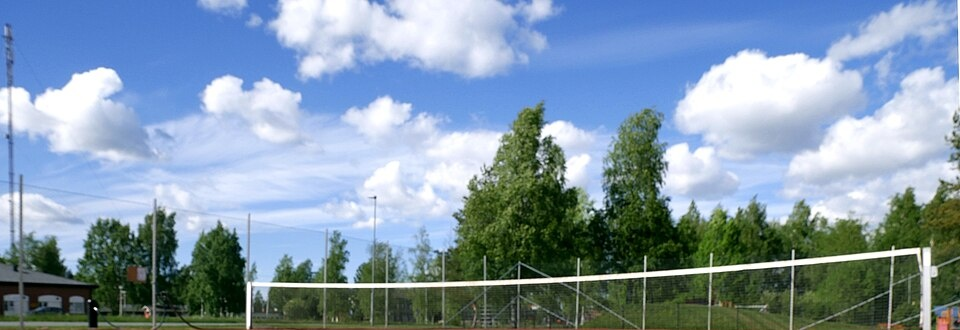
#> input picture 算法组/Week2/huyuhan/images/no_target.jpg, 960 x 330 px
$ python detect_color.py
#> lines starting #> are read from the running program, lines starting #| are printed output that depends on the picture; after the words box and inside, x2 and y2 are one past the last pixel; in counts of white or black regions, pixels touching at a corner belong together
### 算法组/Week2/huyuhan/scripts/_image_io.py
"""Image file I/O that also supports Chinese paths on Windows."""

from pathlib import Path

import cv2 as cv
import numpy as np


def read_image(path):
    path = Path(path)
    if not path.is_file():
        raise FileNotFoundError(f"图片不存在：{path}")
    image = cv.imdecode(np.fromfile(str(path), dtype=np.uint8), cv.IMREAD_COLOR)
#> image is the input picture: shape (330, 960, 3); mean B, G, R 170.5, 152.4, 130.4
    if image is None:
        raise ValueError(f"图片无法解码：{path}")
    return image


def save_image(path, pixels, jpeg_quality=90):
    path = Path(path)
    path.parent.mkdir(parents=True, exist_ok=True)
    params = ([cv.IMWRITE_JPEG_QUALITY, jpeg_quality]
              if path.suffix.lower() in (".jpg", ".jpeg")
              else [cv.IMWRITE_PNG_COMPRESSION, 9])
    ok, data = cv.imencode(path.suffix, pixels, params)
    if not ok:
        raise OSError(f"图片保存失败：{path}")
    data.tofile(str(path))

### 算法组/Week2/huyuhan/scripts/detect_color.py
import cv2 as cv
import numpy as np
from datetime import datetime
from pathlib import Path

from _image_io import read_image, save_image
name = "no_target"
print("姓名：胡钰涵 / Hu Yuhan")
print(f"运行时间：{datetime.now():%Y-%m-%d %H:%M:%S}")
BASE = Path(__file__).resolve().parents[1]
image = read_image(BASE / "images" / f"{name}.jpg")
if image is None:
    raise SystemExit("图片读取失败，请检查路径")
print(f"当前图片：{name}.jpg")
hsv = cv.cvtColor(image, cv.COLOR_BGR2HSV)
#> hsv: shape (330, 960, 3); mean H, S, V 87.8, 90.3, 180.3
def show_pixel(event, x, y, flags, param):
    if event == cv.EVENT_LBUTTONDOWN:
        print(f"坐标：x={x}, y={y}")
        print(f"BGR：{image[y, x]}")
        print(f"HSV：{hsv[y, x]}")
        print()
lower = np.array([20, 40, 50])
upper = np.array([45, 255, 255])
mask = cv.inRange(hsv, lower, upper)
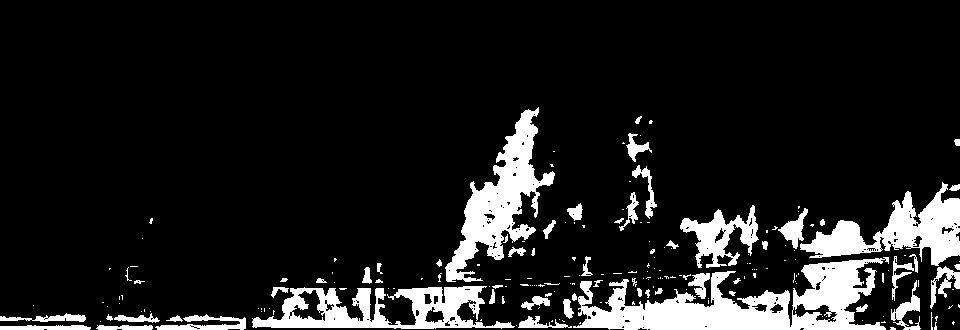
#> mask: shape (330, 960); 11.8% white; 199 white regions (139 under 20 px)
res = cv.bitwise_and(image, image, mask=mask)
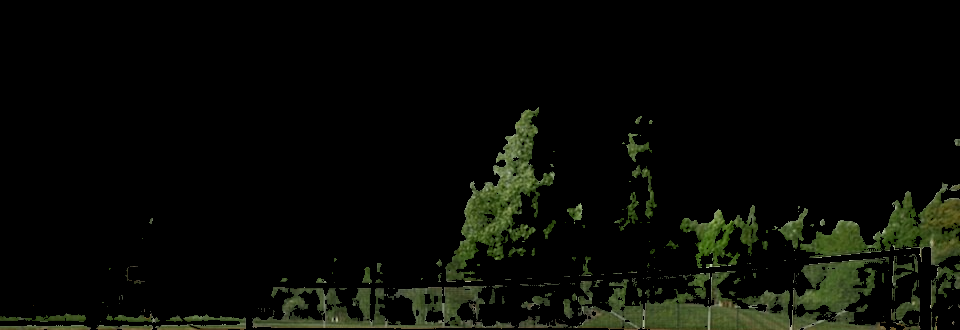
#> res: shape (330, 960, 3); mean B, G, R 5.3, 10.3, 8.4
contours, hierarchy = cv.findContours(mask, cv.RETR_EXTERNAL, cv.CHAIN_APPROX_SIMPLE)
#> contours = 196 contours, 155 with area under 20; largest, box (x1, y1, x2, y2) and area: (573, 257, 889, 330) 10478, (445, 107, 555, 282) 6104, (252, 286, 515, 329) 5826, (800, 182, 960, 266) 5112, (680, 205, 759, 268) 1910
contours = sorted(contours, key=cv.contourArea, reverse=True)
result = image.copy()
min_area = 500
detected = False
u = 0.0
v = 0.0
target_area = 0.0
print(f"外轮廓总数：{len(contours)}")
#| 外轮廓总数：196
for i, cnt in enumerate(contours):
    area = cv.contourArea(cnt)
    if area < min_area:
        continue
    x, y, w, h = cv.boundingRect(cnt)
    aspect_ratio = w / h
    if aspect_ratio < 0.7 or aspect_ratio > 1.3:
        continue
    perimeter = cv.arcLength(cnt, True)
    if perimeter == 0:
        continue
    circularity = 4 * np.pi * area / (perimeter ** 2)
    print(f"轮廓{i}：圆度={circularity:.3f}")
    if circularity < 0.6:
        continue
    detected = True
    target_area = area
    u = x + w / 2
    v = y + h / 2
    print(f"轮廓{i}：面积={area:.1f}，宽={w}，高={h}")
    print(f"中心坐标：u={u:.1f}，v={v:.1f}")
    cv.drawContours(result, [cnt], -1, (0, 0, 255), 2)
    cv.putText(result, str(i), (x, y),
        cv.FONT_HERSHEY_SIMPLEX, 0.5, (255, 0, 0), 1)
    cv.circle(result, (round(u), round(v)),
        4, (0, 255, 0), -1)
    cv.putText(result, f"u={u:.1f}, v={v:.1f}", (x, y + h + 20),
        cv.FONT_HERSHEY_SIMPLEX, 0.5, (0, 255, 0), 1)
    break
#> this loop made 196 passes
#> area on passes 7 to 9: 427.5, 389, 383
#| 轮廓4：圆度=0.083
if not detected:
    print("未找到符合筛选条件的目标")
    cv.putText(result, "No target detected", (20, 40),cv.FONT_HERSHEY_SIMPLEX, 0.8, (0, 0, 255), 2)
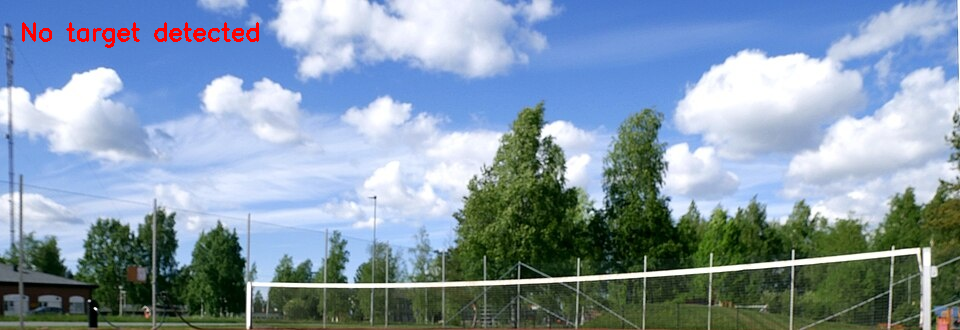
#> result: shape (330, 960, 3); 0.53% of pixels changed, all inside (x1, y1, x2, y2) = (22, 22, 259, 48)
print(f"检测结果：detected={detected}，"f"u={u:.1f}，v={v:.1f}，area={target_area:.1f}")
save_image(BASE / "results" / f"{name}_mask.png", mask)
#> in save_image, `params = ([cv.IMWRITE_JPEG_QUALITY, jpeg_quality] if path.suffix.lower..`: params = [16, 9]
#> in save_image, `ok, data = cv.imencode(path.suffix, pixels, params)`: data = 6887 values, max 255 at index 391, min 0 at index 8, mean 128.7
save_image(BASE / "results" / f"{name}_res.jpg", res)
save_image(BASE / "results" / f"{name}_detected.jpg", result)
cv.imshow("image", image)
cv.setMouseCallback("image", show_pixel)
cv.imshow("mask", mask)
cv.imshow("res", res)
cv.imshow("detected", result)
cv.waitKey(0)
cv.destroyAllWindows()

$ run again, with 算法组/Week2/huyuhan/images/clear.jpg copied over 算法组/Week2/huyuhan/images/no_target.jpg
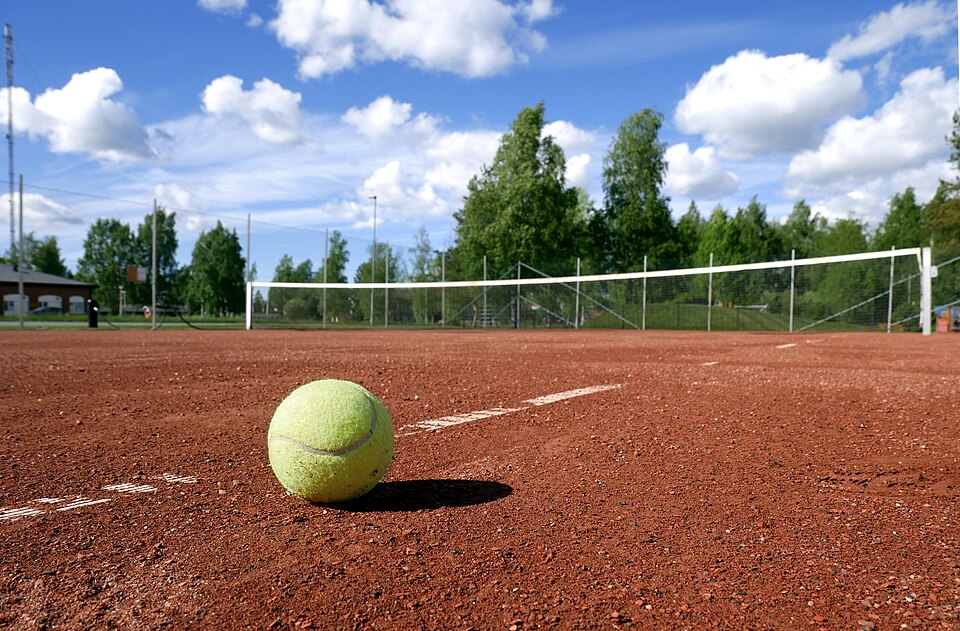
#> input picture 算法组/Week2/huyuhan/images/clear.jpg, 960 x 631 px
#> in read_image, image is the input picture: shape (631, 960, 3); mean B, G, R 117.5, 119.2, 137
#> hsv: shape (631, 960, 3); mean H, S, V 50.5, 124.4, 163.3
#> `mask = cv.inRange(hsv, lower, upper)`:
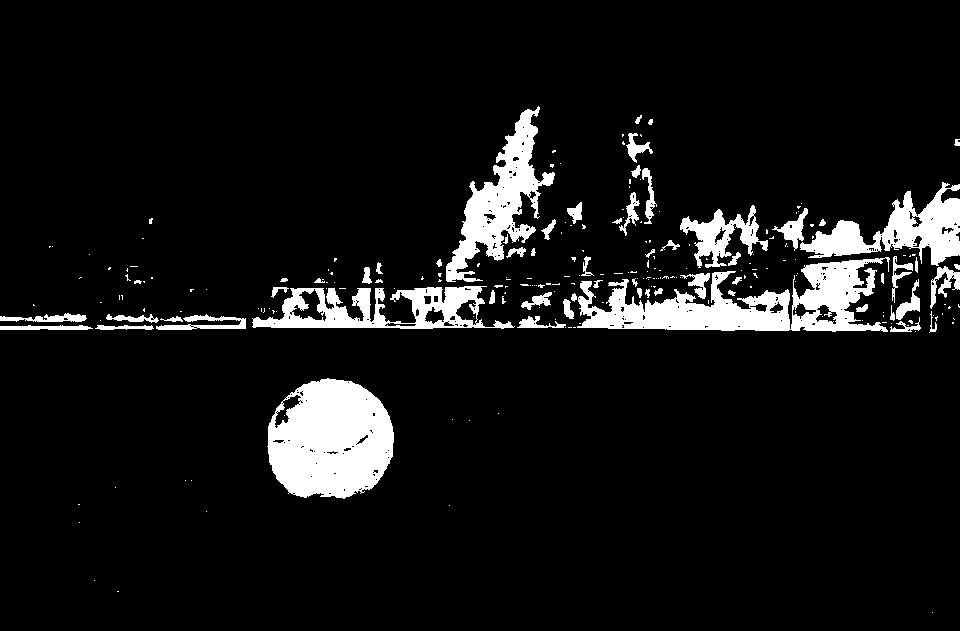
#> mask: shape (631, 960); 8.2% white; 236 white regions (174 under 20 px)
#> contours = 232 contours, 185 with area under 20; largest, box (x1, y1, x2, y2) and area: (267, 378, 394, 499) 11966, (577, 257, 890, 332) 10572, (446, 106, 555, 282) 6222, (252, 286, 515, 329) 6104, (800, 182, 960, 266) 5192
#| 外轮廓总数：232
#> the loop `for i, cnt in enumerate(contours):` made 1 pass
#> (area, x, y, w, h, aspect_ratio, perimeter, circularity) on pass 1: (11966, 267, 378, 127, 121, 1.05, 457.9, 0.717)
#> (printed output is left out)
#> after the loop `for i, cnt in enumerate(contours):`:
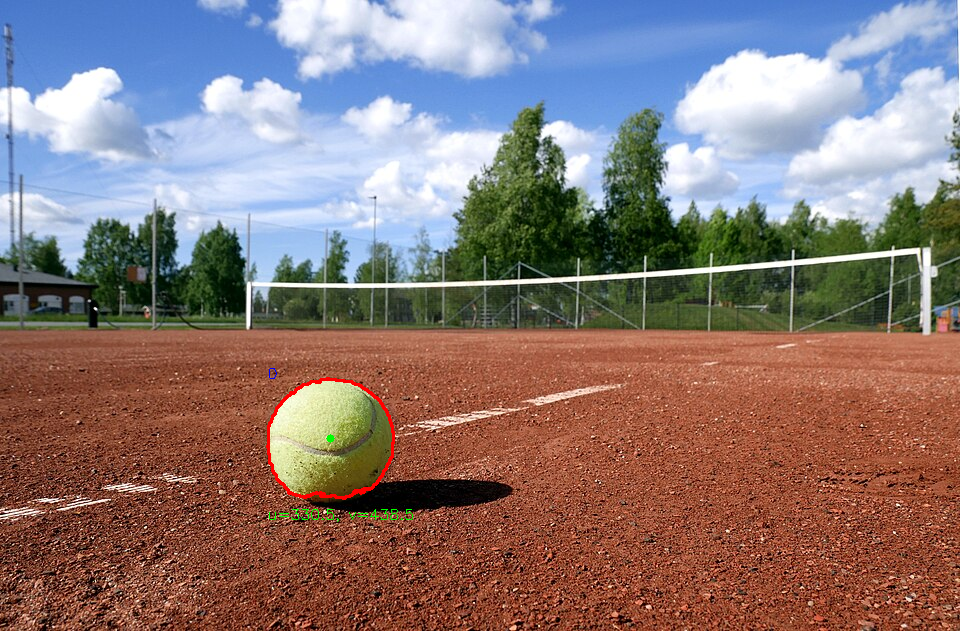
#> result: shape (631, 960, 3); 0.3% of pixels changed, all inside (x1, y1, x2, y2) = (266, 368, 413, 522)
#| 检测结果：detected=True，u=330.5，v=438.5，area=11966.0
#> params = [16, 9]
#> data = 8783 values, max 255 at index 54, min 0 at index 8, mean 121.4
